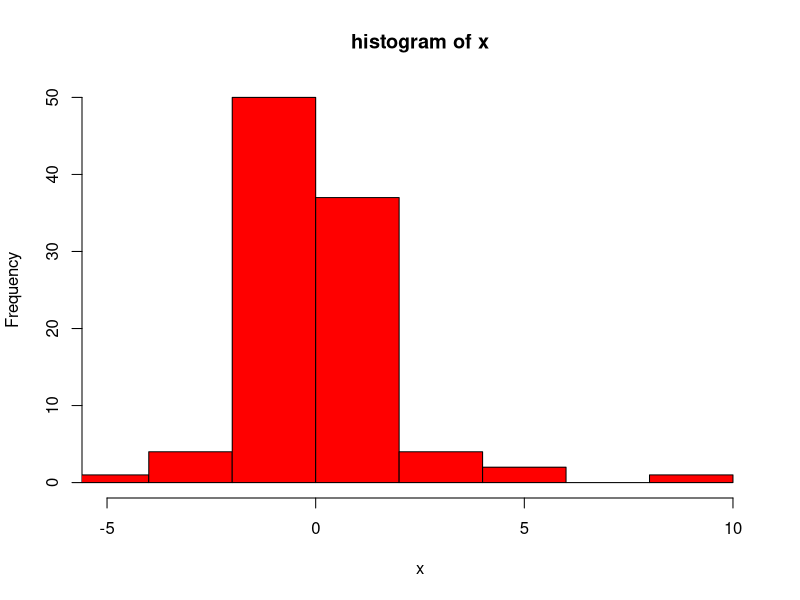
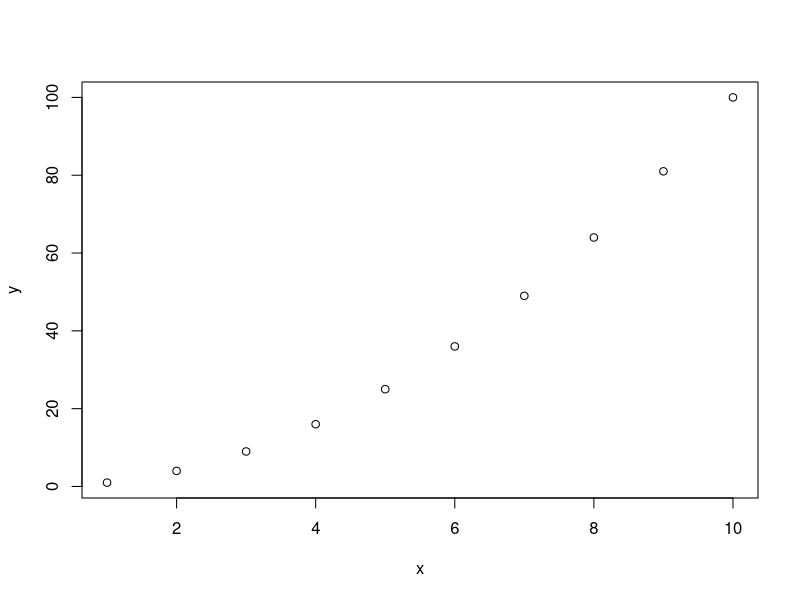
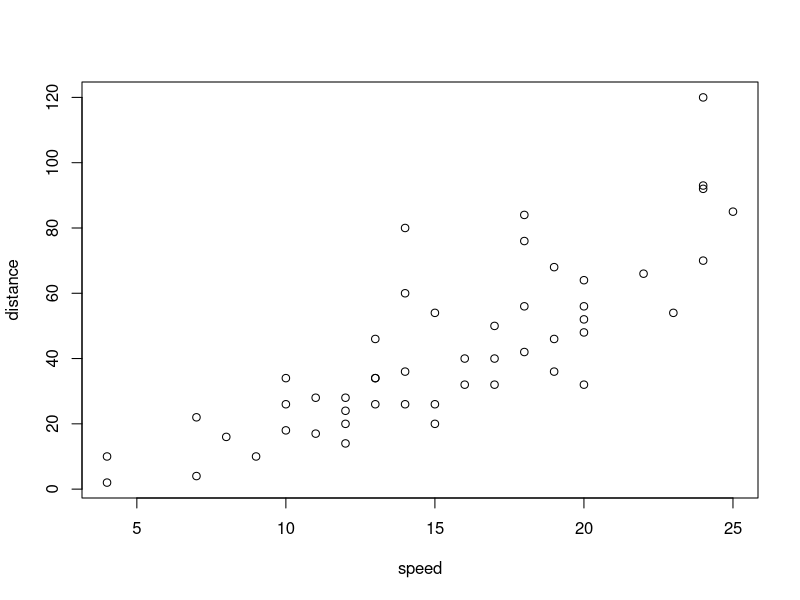
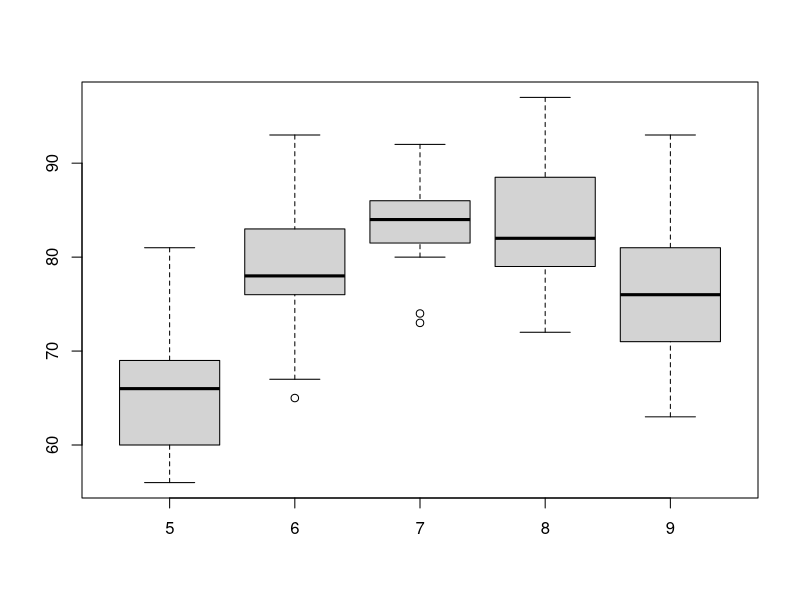
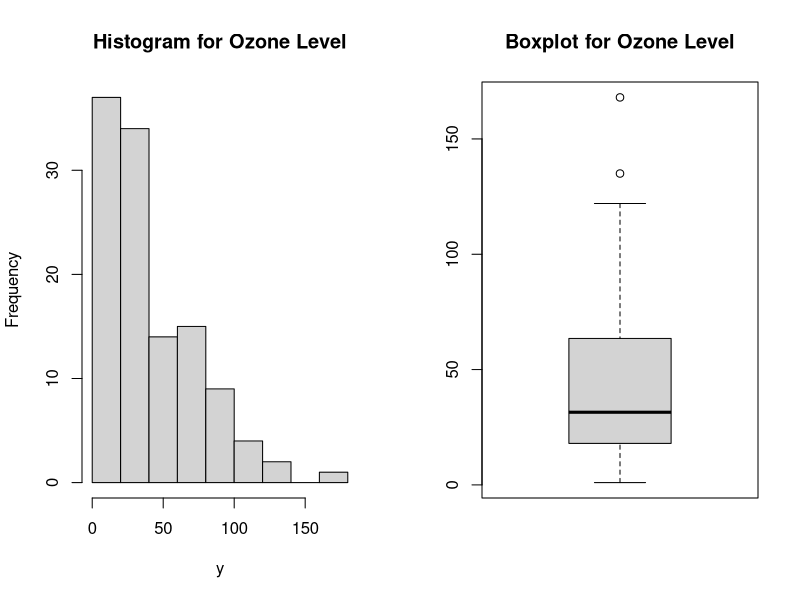
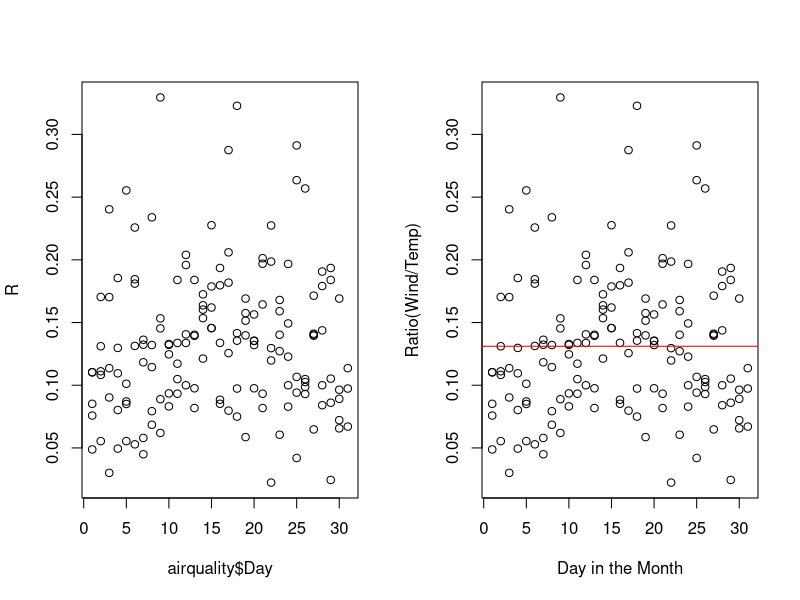
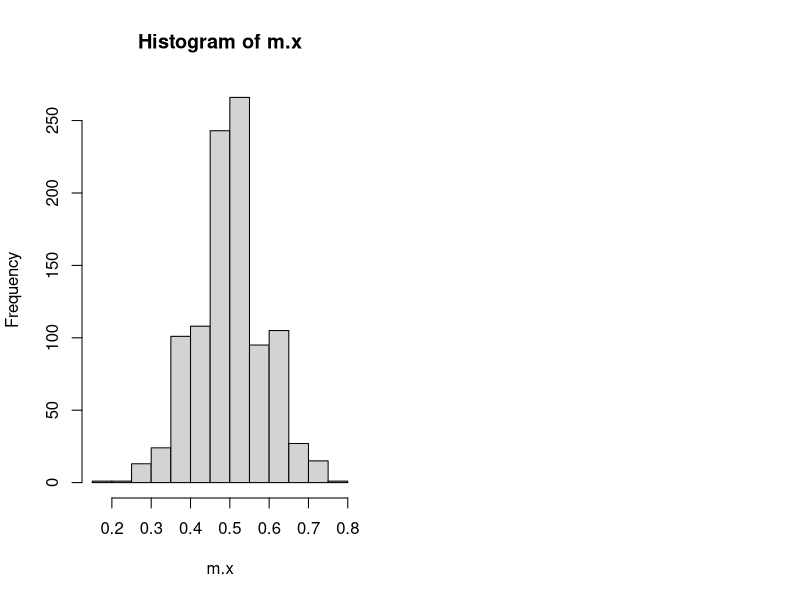

Reproduce these figures in R, in order.
## ---- chunk 1
knitr::opts_chunk$set(echo = TRUE)
## ---- chunk 2
x <- rnorm(10, 0, 1)
Stat <- c("mean", "var", "median")
Value <- c(mean(x), var(x), median(x))
object <- data.frame(Stat, Value)
print(object)
## ---- chunk 3
x <- rt(100, 3)
hist(x, main="histogram of x", xlab="x", xlim=c(-5, 10), col="red", nclass=8)
## ---- chunk 4
x <- 1:10
y <- x ^2
plot(x, y)
## ---- chunk 5
speed = cars$speed
distance = cars$dist
print("speed")
print(speed)
print("distance")
print(distance)
plot(speed, distance)
print("correlation")
print(cor(speed, distance, method="pearson"))
print("min")
print(min(speed))
print("max")
print(max(speed))
print("median")
print(median(speed))
y = (median(distance) + 3) * 10
print("median of y")
print(median(y))
## ---- chunk 6
x <- c(1, 3, 5, 7)
y <- c("one", "three", "five", "seven")
df <- data.frame(x, y)
print(df)
## ---- chunk 7
help(airquality)
print("153 observations and 6 variables")
## ---- chunk 8
x = airquality$Temp
Month = airquality$Month
print(x)
print(Month)
print(split(x, Month))
boxplot(split(x, Month))
## ---- chunk 9
y = airquality$Ozone
x = c("Mean", "Median", "Min", "Max", "Std")
w = c(mean(y, na.rm=T), median(y, na.rm=T), min(y, na.rm=T), max(y, na.rm=T), sd(y, na.rm=T))
df = data.frame(x, w)
print(df)
par(mfrow = c(1, 2))
hist(y, main = "Histogram for Ozone Level")
boxplot(y, main = "Boxplot for Ozone Level")
## ---- chunk 10
R = airquality$Wind / airquality$Temp
plot(airquality$Day, R)
## ---- chunk 11
R = airquality$Wind / airquality$Temp

plot(airquality$Day, R, xlab="Day in the Month", ylab = "Ratio(Wind/Temp)")
abline(h = median(R), col = "red")
## ---- chunk 12
N = 1000
m.x = c(1:N)
for (i in 1:N) {
  sample <- rbinom(31, 1, 0.5)
  m.x[i] <- mean(sample)
}
hist(m.x)
